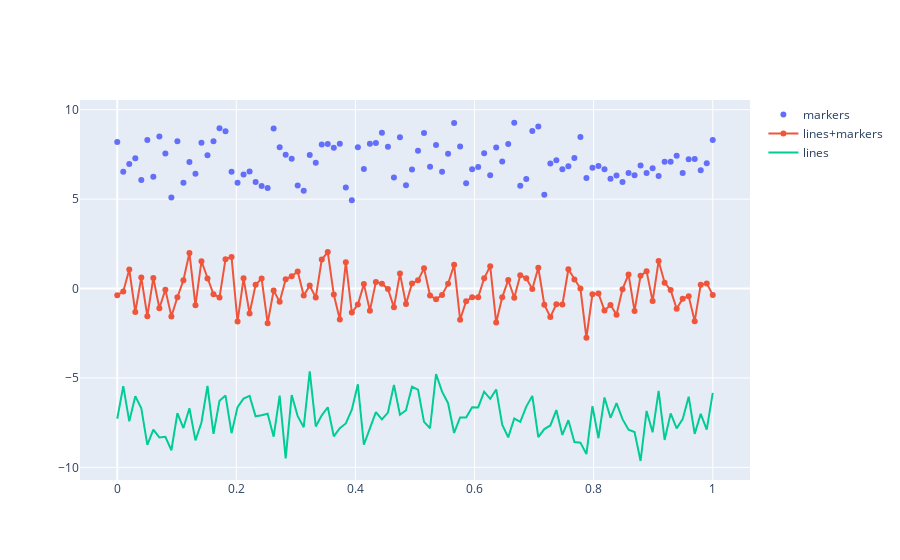

This figure's notebook cell:
### Code cell
#Create traces
# 折线点图
trace0 = go.Scatter(
    x = random_x,
    y = random_y0,
    mode = 'markers',
    name = 'markers'
)
trace1 = go.Scatter(
    x = random_x,
    y = random_y1,
    mode = 'lines+markers',
    name = 'lines+markers'
)
trace2 = go.Scatter(
    x = random_x,
    y = random_y2,
    mode = 'lines',
    name = 'lines'
)
data = [trace0,trace1,trace2]
py.iplot(data)
